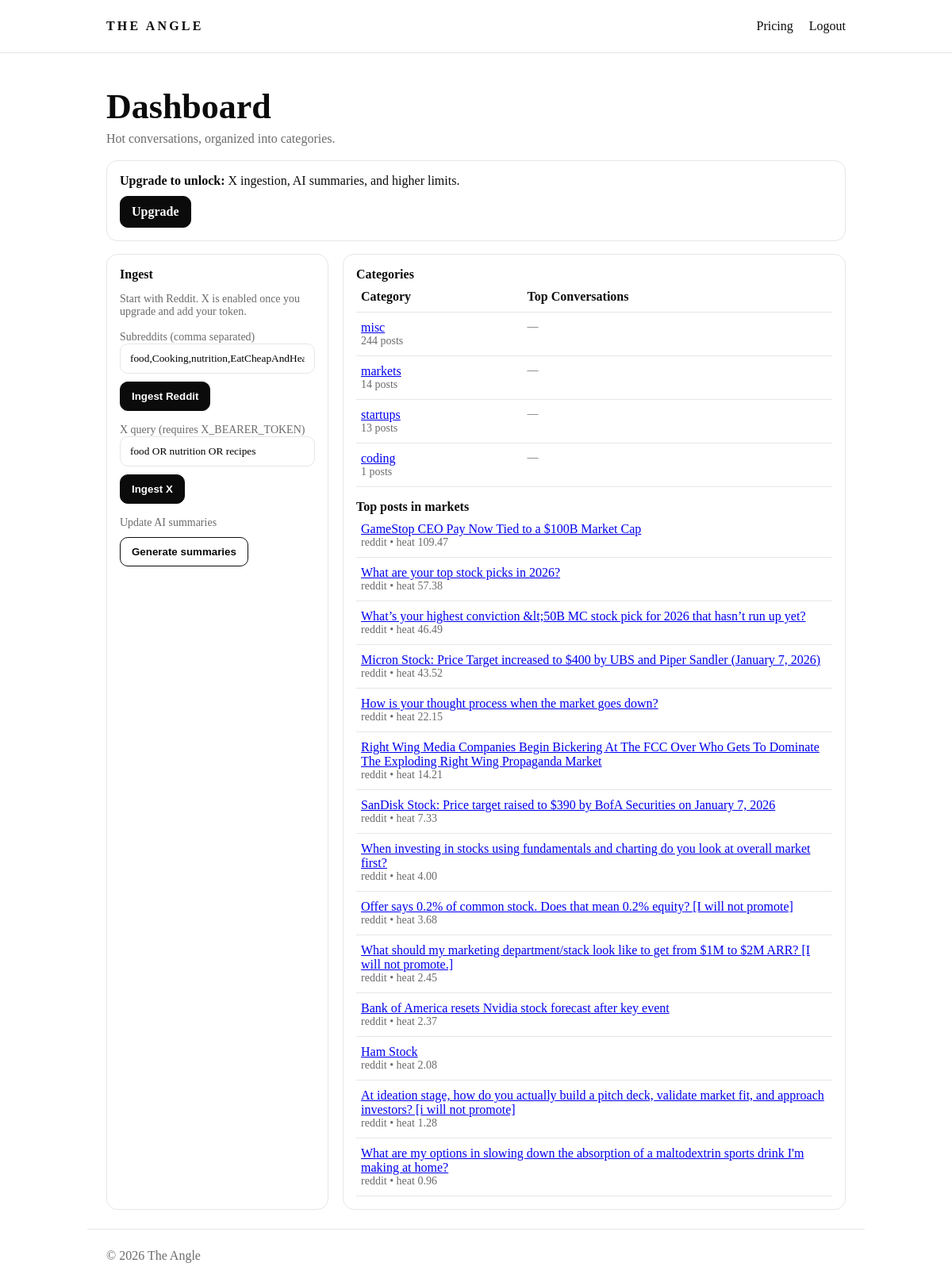
The page /dashboard?category=markets (signed in) on the database its author committed.
### app/models.py (models this page shows)
class Post(SQLModel, table=True):
    id: Optional[int] = Field(default=None, primary_key=True)
    source: str  # reddit | x | linkedin
    source_id: str = Field(index=True)
    category: str = Field(index=True, default="misc")
    title: str
    url: str
    author: Optional[str] = None
    created_utc: int
    score: int = 0
    num_comments: int = 0
    heat_score: float = 0.0
    fetched_at: datetime = Field(default_factory=datetime.utcnow)

### app/main.py (the view)
@app.get("/dashboard", response_class=HTMLResponse)
def dashboard(request: Request, category: str | None = None, session: Session = Depends(get_session)):
    user = get_current_user(request, session)
    if not user:
        return RedirectResponse("/login", status_code=302)
    cats = session.exec(select(Post.category)).all()
    counts = {}
    for c in cats:
        counts[c] = counts.get(c, 0) + 1
    ranked = sorted(counts.items(), key=lambda x: x[1], reverse=True)
    summaries = {s.category: s.summary for s in session.exec(select(CategorySummary)).all()}
    categories = [{"name": k, "count": v, "summary": summaries.get(k)} for k, v in ranked]
    if category:
        q = select(Post).where(Post.category == category).order_by(Post.heat_score.desc()).limit(40)
    else:
        q = select(Post).order_by(Post.heat_score.desc()).limit(40)
    posts = list(session.exec(q).all())
    return render(
        request,
        "dashboard.html",
        {
            "user": user,
            "categories": categories[:40],
            "posts": posts,
            "selected_category": category,
            "msg": request.query_params.get("msg"),
        },
    )

### app/templates/dashboard.html (shortened to what this page needs)
{% extends "base.html" %}
{% block content %}
  <h1 class="h1">Dashboard</h1>
  <p class="sub">Hot conversations, organized into categories.</p>
  {% if not user.is_active_subscriber %}
    <div class="card" style="margin-bottom:16px">
      <b>Upgrade to unlock:</b> X ingestion, AI summaries, and higher limits.
      <div style="height:10px"></div>
      <a class="btn" href="/billing/checkout">Upgrade</a>
    </div>
  {% endif %}
  <div class="grid">
    <div class="card">
      <b>Ingest</b>
      <p class="small">Start with Reddit. X is enabled once you upgrade and add your token.</p>
      <form method="post" action="/ingest/reddit">
        <label class="small">Subreddits (comma separated)</label>
        <input class="input" name="subreddits" value="food,Cooking,nutrition,EatCheapAndHealthy,recipes" />
        <div style="height:10px"></div>
        <button class="btn" type="submit">Ingest Reddit</button>
      </form>
  <div style="height:14px"></div>
      <form method="post" action="/ingest/x">
        <label class="small">X query (requires X_BEARER_TOKEN)</label>
        <input class="input" name="query" value="food OR nutrition OR recipes" />
        <div style="height:10px"></div>
        <button class="btn" type="submit">Ingest X</button>
      </form>
      <div style="height:14px"></div>
      <form method="post" action="/summaries/update">
        <label class="small">Update AI summaries</label>
        <div style="height:10px"></div>
        <button class="btn ghost" type="submit">Generate summaries</button>
      </form>
      <div style="height:12px"></div>
    </div>
    <div class="card">
      <b>Categories</b>
      <table class="table">
        <tr><th>Category</th><th>Top Conversations</th></tr>
        {% for c in categories %}
          <tr>
            <td><a href="/dashboard?category={{ c.name }}">{{ c.name }}</a><div class="small">{{ c.count }} posts</div></td>
            <td class="small">{{ c.summary or "—" }}</td>
          </tr>
        {% endfor %}
      </table>
      <div style="height:16px"></div>
      <b>Top posts{% if selected_category %} in {{ selected_category }}{% endif %}</b>
      <table class="table">
        {% for p in posts %}
          <tr>
            <td>
              <a href="{{ p.url }}" target="_blank">{{ p.title }}</a>
              <div class="small">{{ p.source }} • heat {{ "%.2f"|format(p.heat_score) }}</div>
            </td>
          </tr>
        {% endfor %}
      </table>
    </div>
  </div>
{% endblock %}

### app/static/style.css (style rules this page uses)
:root { --bg:#ffffff; --ink:#0b0b0b; --muted:#6b6b6b; --line:#e6e6e6; --card:#ffffff; }
* { box-sizing:border-box }
body { margin:0; font-family: ui-serif, Georgia, "Times New Roman", Times, serif; background:var(--bg); color:var(--ink); }
.h1 { font-size:44px; margin:18px 0 6px }
.sub { color:var(--muted); margin:0 0 18px }
.grid { display:grid;grid-template-columns: 280px 1fr; gap:18px }
.card { border:1px solid var(--line); border-radius:14px; padding:16px; background:var(--card); }
.btn { display:inline-block; padding:10px 14px; border-radius:10px; border:1px solid var(--ink); text-decoration:none; color:var(--bg); background:var(--ink); font-weight:600; }
.btn.ghost { background:#fff; color:var(--ink); }
.input { width:100%; padding:10px 12px; border:1px solid var(--line); border-radius:10px; font-family: inherit; }
.table { width:100%; border-collapse:collapse }
.table td, .table th { border-bottom:1px solid var(--line); padding:10px 6px; text-align:left; vertical-align:top }
.small { color:var(--muted); font-size:14px }

### rows shown on the page
Post: name "misc", count "244", summary "—"
Post: name "markets", count "14", summary "—", title "Offer says 0.2% of common stock. Does that mean 0.2% equity? [I will not promote]", source "reddit", heat_score "3.68"
Post: name "startups", count "13", summary "—"
Post: name "coding", count "1", summary "—"
Post: title "GameStop CEO Pay Now Tied to a $100B Market Cap", source "reddit", heat_score "109.47"
Post: title "What are your top stock picks in 2026?", source "reddit", heat_score "57.38"
Post: title "What’s your highest conviction &lt;50B MC stock pick for 2026 that hasn’t run up yet?", source "reddit", heat_score "46.49"
Post: title "Micron Stock: Price Target increased to $400 by UBS and Piper Sandler (January 7, 2026)", source "reddit", heat_score "43.52"
Post: title "How is your thought process when the market goes down?", source "reddit", heat_score "22.15"
Post: title "Right Wing Media Companies Begin Bickering At The FCC Over Who Gets To Dominate The Exploding Right Wing Propaganda Market", source "reddit", heat_score "14.21"
Post: title "SanDisk Stock: Price target raised to $390 by BofA Securities on January 7, 2026", source "reddit", heat_score "7.33"
Post: title "When investing in stocks using fundamentals and charting do you look at overall market first?", source "reddit", heat_score "4.00"
Post: title "What should my marketing department/stack look like to get from $1M to $2M ARR? [I will not promote.]", source "reddit", heat_score "2.45"
Post: title "Bank of America resets Nvidia stock forecast after key event", source "reddit", heat_score "2.37"
Post: title "Ham Stock", source "reddit", heat_score "2.08"
Post: title "At ideation stage, how do you actually build a pitch deck, validate market fit, and approach investors? [i will not promote]", source "reddit", heat_score "1.28"
Post: title "What are my options in slowing down the absorption of a maltodextrin sports drink I'm making at home?", source "reddit", heat_score "0.96"

### other values the page prints
{{ selected_category }} "markets"
{{ year }} "2026"
